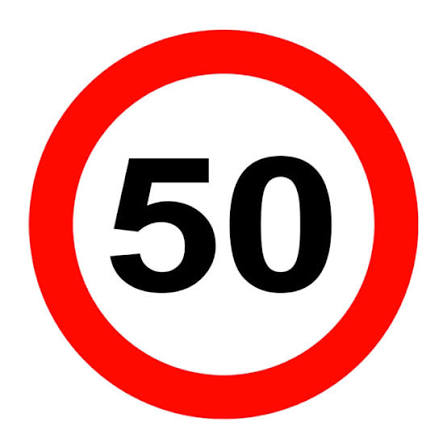
#> input picture 9.Hafta/trafik_input.jpg, 447 x 447 px
$ python haftalik_gorev2_trafik_isareti.py
#> lines starting #> are read from the running program, lines starting #| are printed output that depends on the picture; after the words box and inside, x2 and y2 are one past the last pixel; in counts of white or black regions, pixels touching at a corner belong together
import cv2
import numpy as np

img = cv2.imread("trafik_input.jpg")
#> img is the input picture: shape (447, 447, 3); mean B, G, R 173.1, 175.2, 233
sonuc = img.copy()

# 1. HSV renk uzayinda kirmizi rengi maskele
hsv = cv2.cvtColor(img, cv2.COLOR_BGR2HSV)
#> hsv: shape (447, 447, 3); mean H, S, V 6.7, 61.1, 233.3
maske_hsv = cv2.inRange(hsv, np.array([0, 90, 70]), np.array([10, 255, 255])) | \
            cv2.inRange(hsv, np.array([170, 90, 70]), np.array([180, 255, 255]))
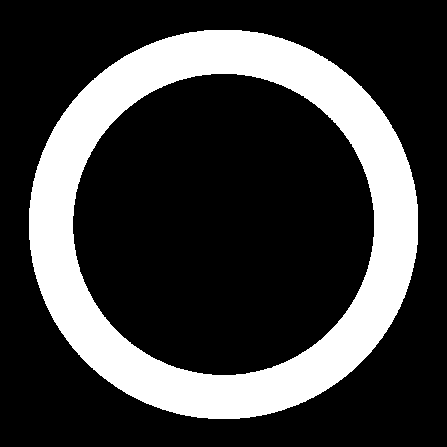
#> maske_hsv: shape (447, 447); 24.1% white; 1 white region, box (x1, y1, x2, y2) and area: (29, 30, 418, 419) 48184

# 2. YCrCb renk uzayinda Cr kanali ile destekle
ycrcb = cv2.cvtColor(img, cv2.COLOR_BGR2YCrCb)
#> ycrcb: shape (447, 447, 3); mean of channels 0, 1, 2 192.3, 157.1, 117.2
_, Cr, _ = cv2.split(ycrcb)
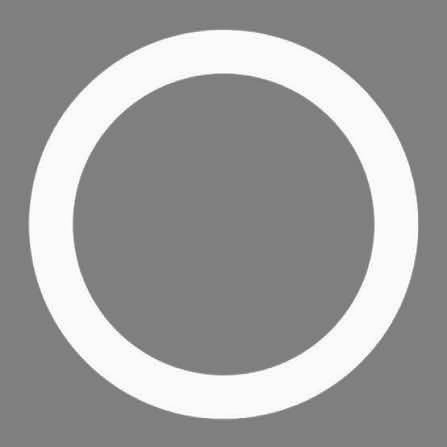
#> Cr: shape (447, 447); min 104, max 255, mean 157.1
_, maske_cr = cv2.threshold(Cr, 150, 255, cv2.THRESH_BINARY)
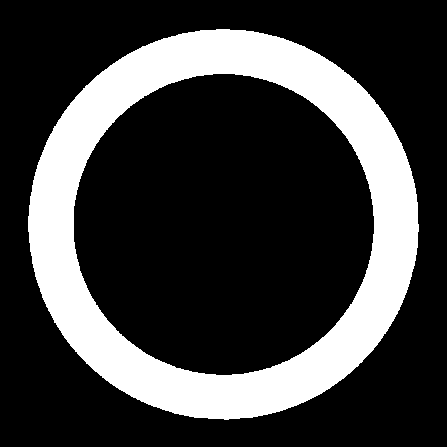
#> maske_cr: shape (447, 447); 24.4% white; 1 white region, box (x1, y1, x2, y2) and area: (28, 29, 419, 420) 48804

kirmizi_maske = cv2.bitwise_and(maske_hsv, maske_cr)
kirmizi_maske = cv2.GaussianBlur(kirmizi_maske, (9, 9), 2)
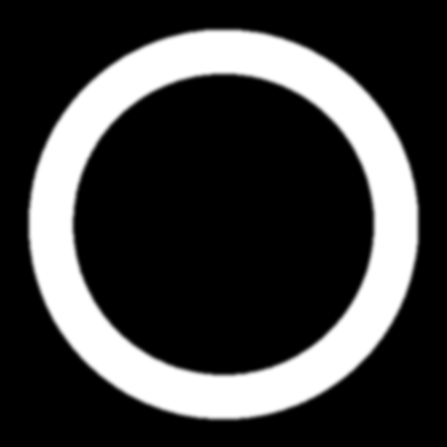
#> kirmizi_maske: shape (447, 447); min 0, max 255, mean 61.5

# 3. Hough Circle ile kirmizi cemberi tespit et
cemberler = cv2.HoughCircles(
    kirmizi_maske,
    cv2.HOUGH_GRADIENT,
    dp=1.2,
    minDist=40,
    param1=100,
    param2=25,
    minRadius=15,
    maxRadius=200
)
#> cemberler = [[223.8, 222.6, 149.4], [250.2, 258.6, 193.9], [193.8, 250.2, 155.6], [189, 198.6, 152.8], [256.2, 198.6, 153.6]]

if cemberler is not None:
    cemberler = np.uint16(np.around(cemberler))
#> cemberler = [[224, 223, 149], [250, 259, 194], [194, 250, 156], [189, 199, 153], [256, 199, 154]]
    for x, y, r in cemberler[0, :]:
        cv2.circle(sonuc, (x, y), r, (0, 255, 0), 3)
        cv2.circle(sonuc, (x, y), 3, (255, 0, 0), -1)
#> this loop made 5 passes
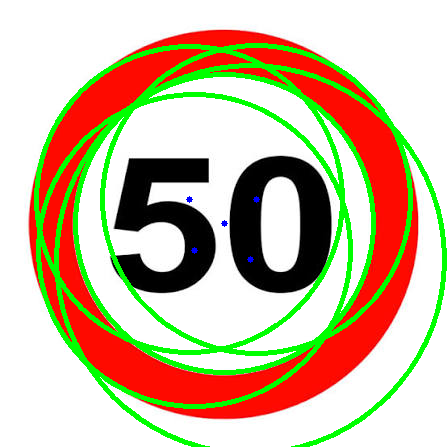
#> sonuc: shape (447, 447, 3); 11.62% of pixels changed, all inside (x1, y1, x2, y2) = (34, 43, 447, 447)

cv2.imwrite("cikti_haftalik2_tespit.jpg", sonuc)
print("Haftalik Gorev 2 bitti.")
